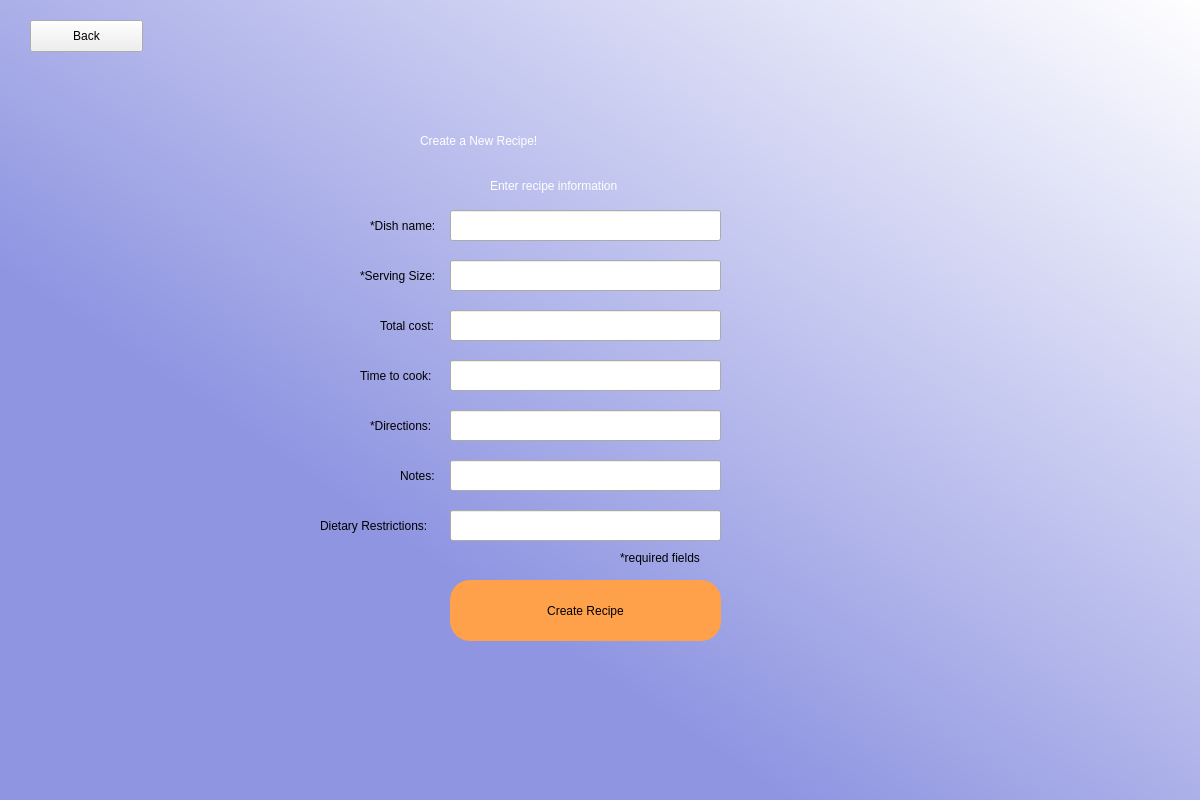
<?xml version="1.0" encoding="UTF-8"?>
<ui version="4.0">
 <class>Dialog</class>
 <widget class="QDialog" name="Dialog">
  <property name="geometry">
   <rect>
    <x>0</x>
    <y>0</y>
    <width>1200</width>
    <height>800</height>
   </rect>
  </property>
  <property name="windowTitle">
   <string>Dialog</string>
  </property>
  <widget class="QWidget" name="widget" native="true">
   <property name="geometry">
    <rect>
     <x>0</x>
     <y>0</y>
     <width>1201</width>
     <height>801</height>
    </rect>
   </property>
   <property name="styleSheet">
    <string notr="true">QWidget#widget{
background-color:qlineargradient(spread:pad, x1:0.275626, y1:0.715909, x2:1, y2:0, stop:0.0689655 rgba(143, 149, 225, 255), stop:1 rgba(255, 255, 255, 255));}</string>
   </property>
   <widget class="QLabel" name="loginMenuLabel">
    <property name="geometry">
     <rect>
      <x>420</x>
      <y>110</y>
      <width>341</width>
      <height>61</height>
     </rect>
    </property>
    <property name="styleSheet">
     <string notr="true">font: 36pt &quot;.AppleSystemUIFont&quot;; color:rgb(255, 255, 255)</string>
    </property>
    <property name="text">
     <string>Create a New Recipe!</string>
    </property>
   </widget>
   <widget class="QLabel" name="directions">
    <property name="geometry">
     <rect>
      <x>490</x>
      <y>160</y>
      <width>191</width>
      <height>51</height>
     </rect>
    </property>
    <property name="styleSheet">
     <string notr="true">font: 18pt &quot;.AppleSystemUIFont&quot;;color:rgb(255, 255, 255)</string>
    </property>
    <property name="text">
     <string>Enter recipe information</string>
    </property>
   </widget>
   <widget class="QPushButton" name="createRecp">
    <property name="geometry">
     <rect>
      <x>450</x>
      <y>580</y>
      <width>271</width>
      <height>61</height>
     </rect>
    </property>
    <property name="styleSheet">
     <string notr="true">border-radius:20px;
background-color: rgb(255, 160, 74);
font:rgb(0, 0, 0);</string>
    </property>
    <property name="text">
     <string>Create Recipe</string>
    </property>
   </widget>
   <widget class="QLineEdit" name="dNameField">
    <property name="geometry">
     <rect>
      <x>450</x>
      <y>210</y>
      <width>271</width>
      <height>31</height>
     </rect>
    </property>
   </widget>
   <widget class="QLineEdit" name="servingField">
    <property name="geometry">
     <rect>
      <x>450</x>
      <y>260</y>
      <width>271</width>
      <height>31</height>
     </rect>
    </property>
   </widget>
   <widget class="QLabel" name="dNameLabel">
    <property name="geometry">
     <rect>
      <x>370</x>
      <y>210</y>
      <width>81</width>
      <height>31</height>
     </rect>
    </property>
    <property name="text">
     <string>*Dish name:</string>
    </property>
   </widget>
   <widget class="QLabel" name="ssLabel">
    <property name="geometry">
     <rect>
      <x>360</x>
      <y>260</y>
      <width>91</width>
      <height>31</height>
     </rect>
    </property>
    <property name="text">
     <string>*Serving Size:</string>
    </property>
   </widget>
   <widget class="QLabel" name="errorLabel">
    <property name="geometry">
     <rect>
      <x>320</x>
      <y>20</y>
      <width>551</width>
      <height>21</height>
     </rect>
    </property>
    <property name="styleSheet">
     <string notr="true">font: 12pt &quot;Times New Roman&quot;; color: rgb(255, 0, 16)</string>
    </property>
    <property name="text">
     <string/>
    </property>
    <property name="alignment">
     <set>Qt::AlignCenter</set>
    </property>
   </widget>
   <widget class="QLineEdit" name="totalCfield">
    <property name="geometry">
     <rect>
      <x>450</x>
      <y>310</y>
      <width>271</width>
      <height>31</height>
     </rect>
    </property>
   </widget>
   <widget class="QLabel" name="tcLabel">
    <property name="geometry">
     <rect>
      <x>380</x>
      <y>310</y>
      <width>71</width>
      <height>31</height>
     </rect>
    </property>
    <property name="text">
     <string>Total cost:</string>
    </property>
   </widget>
   <widget class="QLineEdit" name="ttcField">
    <property name="geometry">
     <rect>
      <x>450</x>
      <y>360</y>
      <width>271</width>
      <height>31</height>
     </rect>
    </property>
   </widget>
   <widget class="QLineEdit" name="dirField">
    <property name="geometry">
     <rect>
      <x>450</x>
      <y>410</y>
      <width>271</width>
      <height>31</height>
     </rect>
    </property>
   </widget>
   <widget class="QLineEdit" name="notesField">
    <property name="geometry">
     <rect>
      <x>450</x>
      <y>460</y>
      <width>271</width>
      <height>31</height>
     </rect>
    </property>
   </widget>
   <widget class="QLineEdit" name="drField">
    <property name="geometry">
     <rect>
      <x>450</x>
      <y>510</y>
      <width>271</width>
      <height>31</height>
     </rect>
    </property>
   </widget>
   <widget class="QLabel" name="ttcLabel">
    <property name="geometry">
     <rect>
      <x>360</x>
      <y>360</y>
      <width>81</width>
      <height>31</height>
     </rect>
    </property>
    <property name="text">
     <string>Time to cook:</string>
    </property>
   </widget>
   <widget class="QLabel" name="dirLabel">
    <property name="geometry">
     <rect>
      <x>370</x>
      <y>410</y>
      <width>81</width>
      <height>31</height>
     </rect>
    </property>
    <property name="text">
     <string>*Directions:</string>
    </property>
   </widget>
   <widget class="QLabel" name="notesLabel">
    <property name="geometry">
     <rect>
      <x>400</x>
      <y>460</y>
      <width>41</width>
      <height>31</height>
     </rect>
    </property>
    <property name="text">
     <string>Notes:</string>
    </property>
   </widget>
   <widget class="QLabel" name="drLabel">
    <property name="geometry">
     <rect>
      <x>320</x>
      <y>510</y>
      <width>131</width>
      <height>31</height>
     </rect>
    </property>
    <property name="text">
     <string>Dietary Restrictions:</string>
    </property>
   </widget>
   <widget class="QPushButton" name="back">
    <property name="enabled">
     <bool>true</bool>
    </property>
    <property name="geometry">
     <rect>
      <x>30</x>
      <y>20</y>
      <width>113</width>
      <height>32</height>
     </rect>
    </property>
    <property name="text">
     <string>Back</string>
    </property>
    <property name="autoDefault">
     <bool>true</bool>
    </property>
   </widget>
   <widget class="QLabel" name="label">
    <property name="geometry">
     <rect>
      <x>620</x>
      <y>550</y>
      <width>101</width>
      <height>16</height>
     </rect>
    </property>
    <property name="text">
     <string>*required fields</string>
    </property>
   </widget>
  </widget>
 </widget>
 <resources/>
 <connections/>
</ui>
